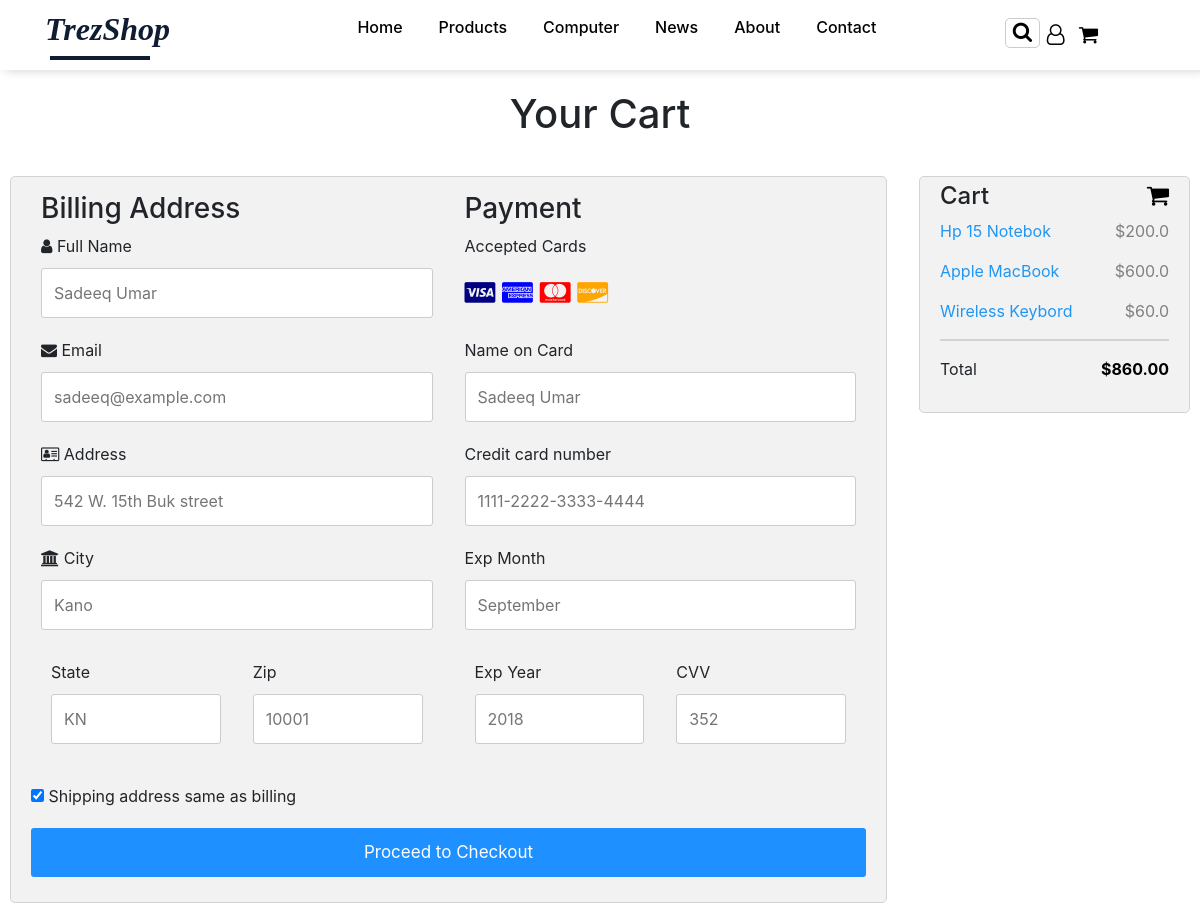
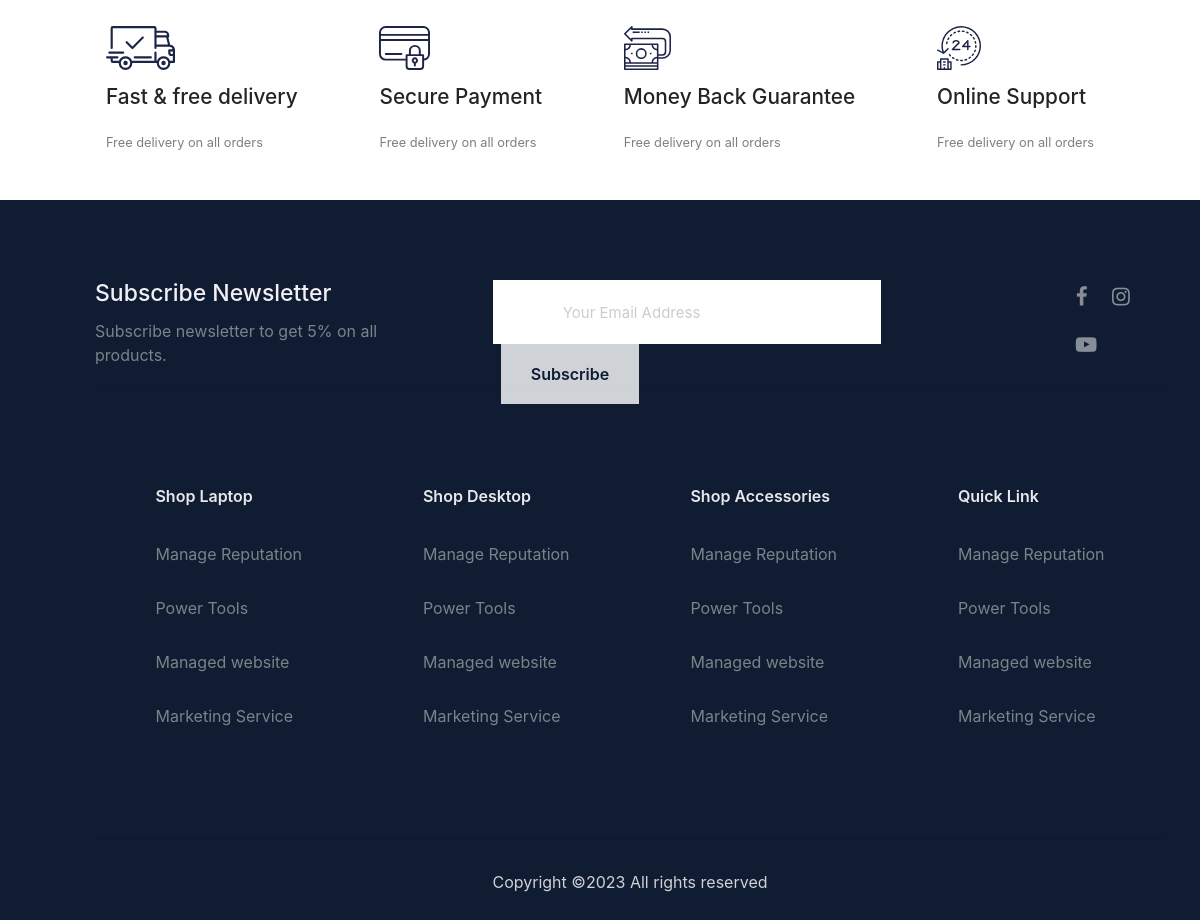
The page /products/cart/ (signed in) on the database its author committed (2 pictures, top to bottom).
### products/models.py (models this page shows, shortened)
class CartItem(models.Model):
    user = models.ForeignKey(settings.AUTH_USER_MODEL, on_delete=models.CASCADE)
    product = models.ForeignKey('Product', on_delete=models.CASCADE)

class Product(models.Model):
    name = models.CharField(max_length=255)
    price = models.FloatField()
    item_description = models.TextField()
    stock = models.IntegerField()
    image_url = models.ImageField(upload_to='static/product-image')

### products/views.py (the view)
def cart(request):
    if request.user.is_authenticated:
        cart_items = CartItem.objects.filter(user=request.user)
        total_price = sum(item.product.price for item in cart_items)
    else:
        cart_items = []
    return render(request, 'cart.html', {'cart_items': cart_items,'total_price':total_price})

### products/templates/cart.html (shortened to what this page needs)
{% extends 'base.html' %}
{% load static %}
{% block content %}
        <h1  style="text-align: center;padding: 20px;">Your Cart</h1>
        <div class="checkout-row">
          <div class="checkout-col-75">
            <div class="checkout-container">
              <form method="post">
                <div class="checkout-row">
                  <div class="checkout-col-50">
                    <h3>Billing Address</h3>
                    <label for="fname"><i class="fa fa-user"></i> Full Name</label>
                    <input type="text" id="fname" name="firstname" placeholder="Sadeeq Umar">
                    <label for="email"><i class="fa fa-envelope"></i> Email</label>
                    <input type="text" id="email" name="email" placeholder="sadeeq@example.com">
                    <label for="adr"><i class="fa fa-address-card-o"></i> Address</label>
                    <input type="text" id="adr" name="address" placeholder="542 W. 15th Buk street">
                    <label for="city"><i class="fa fa-institution"></i> City</label>
                    <input type="text" id="city" name="city" placeholder="Kano">
                    <div class="checkout-row">
                      <div class="checkout-col-50">
                        <label for="state">State</label>
                        <input type="text" id="state" name="state" placeholder="KN">
                      </div>
                      <div class="checkout-col-50">
                        <label for="zip">Zip</label>
                        <input type="text" id="zip" name="zip" placeholder="10001">
                      </div>
                    </div>
                  </div>
                  <div class="checkout-col-50">
                    <h3>Payment</h3>
                    <label for="fname">Accepted Cards</label>
                    <div class="checkout-icon-container">
                      <i class="fa fa-cc-visa" style="color:navy;"></i>
                      <i class="fa fa-cc-amex" style="color:blue;"></i>
                      <i class="fa fa-cc-mastercard" style="color:red;"></i>
                      <i class="fa fa-cc-discover" style="color:orange;"></i>
                    </div>
                    <label for="cname">Name on Card</label>
                    <input type="text" id="cname" name="cardname" placeholder="Sadeeq Umar">
                    <label for="ccnum">Credit card number</label>
                    <input type="text" id="ccnum" name="cardnumber" placeholder="1111-2222-3333-4444">
                    <label for="expmonth">Exp Month</label>
                    <input type="text" id="expmonth" name="expmonth" placeholder="September">
                    <div class="checkout-row">
                      <div class="checkout-col-50">
                        <label for="expyear">Exp Year</label>
                        <input type="text" id="expyear" name="expyear" placeholder="2018">
                      </div>
                      <div class="checkout-col-50">
                        <label for="cvv">CVV</label>
                        <input type="text" id="cvv" name="cvv" placeholder="352">
                      </div>
                    </div>
                  </div>
                </div>
                <label>
                  <input type="checkbox" checked="checked" name="sameadr"> Shipping address same as billing
                </label>
                <input type="submit" value="Proceed to Checkout" class="checkout-btn">
              </form>
            </div>
          </div>
          <div class="checkout-col-25">
            {% if cart_items %}
            <div class="checkout-container">
                <h4>Cart <span class="checkout-price" style="color:black"><i class="fa fa-shopping-cart"></i> <b>{{cart_item}}</b></span></h4>
                {% for item in cart_items %}
                <p><a href="{% url 'add_to_cart' item.product.id %}">{{ item.product.name }}</a> <span class="checkout-price">${{ item.product.price }}</span></p>
                {% endfor %}
                <hr>
                <p>Total <span class="checkout-price" style="color:black"><b>${{ total_price|floatformat:2 }}</b></span></p>
             {% else %}
                <p>Your cart is empty.</p>
             {% endif %}
            </div>
          </div>
        </div>
{% endblock content%}

### static/css/style.css (style rules this page uses)
* { margin: 0; padding: 0; box-sizing: border-box; }
body { font-family: Arial, sans-serif; margin: 0; padding: 0; text-align: center; }
a { text-decoration: none; }
hr { color: rgba(255, 255, 255, 0.5); }
.checkout-row { display: -ms-flexbox; display: flex; -ms-flex-wrap: wrap; flex-wrap: wrap; padding: 10px; margin: 0 -16px; }
.checkout-col-25 { -ms-flex: 25%; flex: 25%; }
.checkout-col-50 { -ms-flex: 50%; flex: 50%; }
.checkout-col-75 { -ms-flex: 75%; flex: 75%; }
.checkout-col-25, .checkout-col-50, .checkout-col-75 { padding: 0 16px; }
.checkout-container { background-color: #f2f2f2; padding: 5px 20px 15px 20px; border: 1px solid lightgrey; border-radius: 5px; }
.checkout-col-50 input[type=text] { width: 100%; margin-bottom: 20px; padding: 12px; border: 1px solid #ccc; border-radius: 3px; }
.checkout-row label { margin-bottom: 10px; display: block; }
.checkout-icon-container { margin-bottom: 20px; padding: 7px 0; font-size: 24px; }
.checkout-btn { background-color: dodgerblue; color: white; padding: 12px; margin: 10px 0; border: none; width: 100%; border-radius: 3px; cursor: pointer; font-size: 17px; }
.checkout-row a { color: #2196F3; }
.checkout-row hr { border: 1px solid lightgrey; }
.checkout-row span.checkout-price { float: right; color: grey; }

### rows shown on the page
CartItem: product.name "Hp 15 Notebok", product.price "200.0"
CartItem: product.name "Apple MacBook", product.price "600.0"
CartItem: product.name "Wireless Keybord", product.price "60.0"

### other values the page prints
{{ total_price|floatformat:2 }} "860.00"
